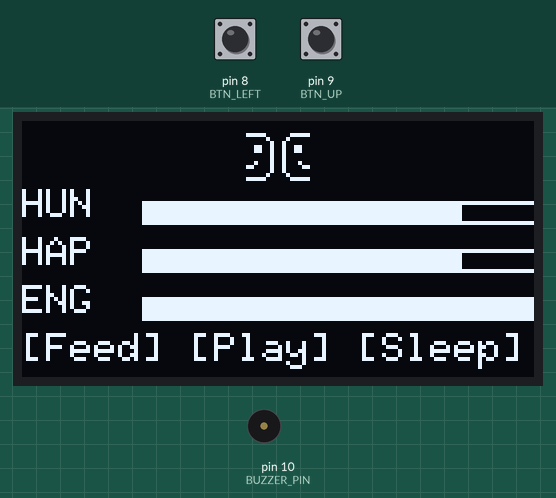
The sketch below on a simulated Arduino Uno, built with avr-gcc and run on an emulated ATmega328P. Shown: 128×64 one-colour display, buzzer (waves = sounding). Inputs (shaded band) come from the test bench; at power-on: pin 9 (BTN_UP) HIGH, pin 8 (BTN_LEFT) HIGH.

Above: at 1.8 s.
1.9 s: pin 9 (BTN_UP) pulled LOW for 3.2 s
At 5.11 s:
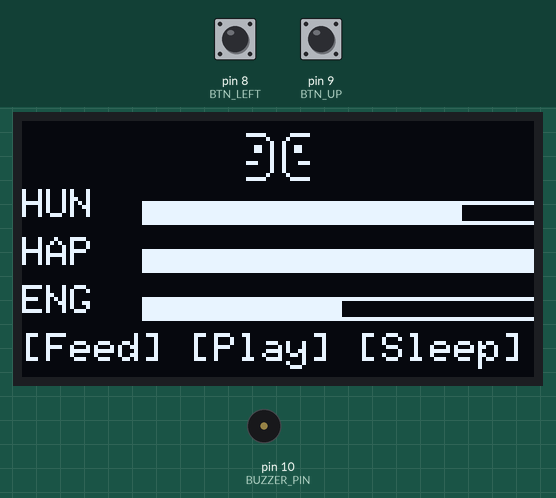
6.6 s: pin 8 (BTN_LEFT) pulled LOW for 0.4 s
At 6.8 s:
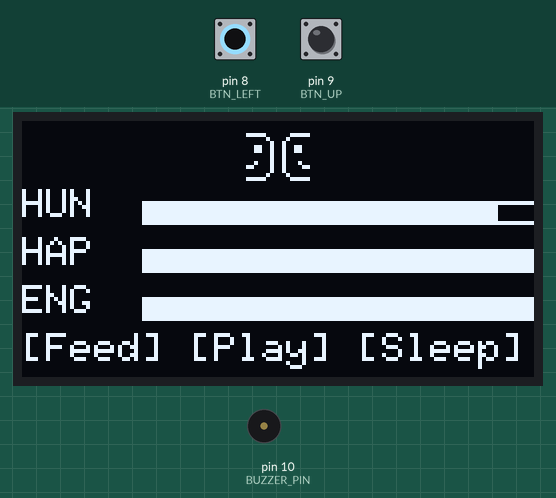
8.5 s: pin 9 (BTN_UP) pulled LOW for 0.4 s
At 8.78 s:
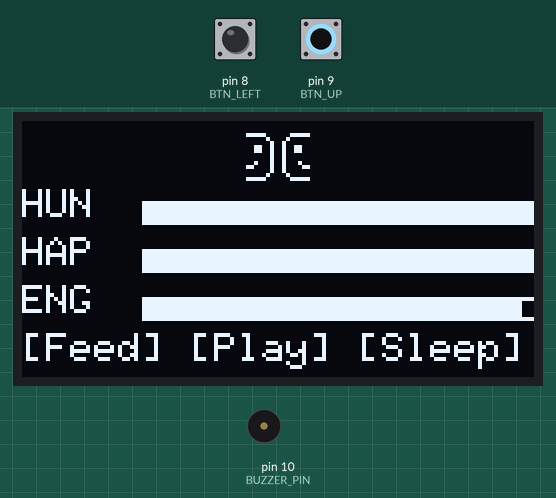
Timing chart, 0 to 16.4 s (numbered marks = the images above; inputs shaded):
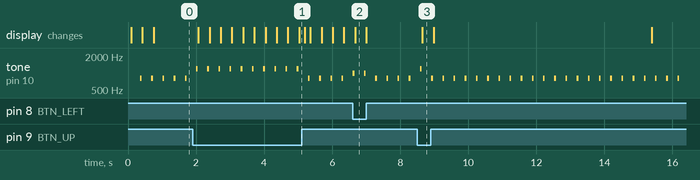

The sketch:

Tamagotchi_Firmware.ino
```cpp
#include <Wire.h>
#include <U8g2lib.h>

// OLED setup (SSD1306, I2C, full buffer)
U8G2_SSD1306_128X64_NONAME_F_HW_I2C u8g2(U8G2_R0, /* reset=*/ U8X8_PIN_NONE, /* clock=*/7, /* data=*/6);

#define BTN1 9
#define BTN2 8
#define BTN3 20
#define BTN4 21
#define BTN5 5
#define BTN6 4

#define SDA_PIN 6
#define SCL_PIN 7
#define BUZZER 10

#define BTN_UP BTN1
#define BTN_LEFT BTN2
#define BTN_DOWN BTN3
#define BTN_RIGHT BTN4
#define BTN_TOP BTN5
#define BTN_BOTTOM BTN6
#define BUZZER_PIN BUZZER

struct Pet {
  int hunger;
  int happiness;
  int energy;
  unsigned long age;
};
Pet pet;

enum Screen {
  SCREEN_MAIN,
  SCREEN_FEED,
  SCREEN_PLAY,
  SCREEN_SLEEP
};
Screen currentScreen = SCREEN_MAIN;

unsigned long lastUpdate = 0;
unsigned long lastButtonPress = 0;

// --- Bitmaps/emojis (16x16) ---
const unsigned char petHappy[] PROGMEM = {
  0x00,0x00,0x1F,0xF8,0x20,0x04,0x40,0x02,
  0x4C,0x32,0x4C,0x32,0x40,0x02,0x40,0x02,
  0x44,0x22,0x43,0xC2,0x40,0x02,0x20,0x04,
  0x1F,0xF8,0x00,0x00,0x00,0x00,0x00,0x00
};
const unsigned char petSad[] PROGMEM = {
  0x00,0x00,0x1F,0xF8,0x20,0x04,0x40,0x02,
  0x4C,0x32,0x4C,0x32,0x40,0x02,0x40,0x02,
  0x40,0x02,0x43,0xC2,0x44,0x22,0x20,0x04,
  0x1F,0xF8,0x00,0x00,0x00,0x00,0x00,0x00
};
const unsigned char petNeutral[] PROGMEM = {
  0x00,0x00,0x1F,0xF8,0x20,0x04,0x40,0x02,
  0x4C,0x32,0x4C,0x32,0x40,0x02,0x40,0x02,
  0x47,0xE2,0x40,0x02,0x40,0x02,0x20,0x04,
  0x1F,0xF8,0x00,0x00,0x00,0x00,0x00,0x00
};
const unsigned char petSleep[] PROGMEM = {
  0x00,0x00,0x1F,0xF8,0x20,0x04,0x40,0x02,
  0x4F,0x72,0x40,0x02,0x40,0x02,0x40,0x02,
  0x43,0xC2,0x40,0x02,0x40,0x02,0x20,0x04,
  0x1F,0xF8,0x00,0x00,0x00,0x00,0x00,0x00
};

void setup() {
  pinMode(BTN_UP, INPUT_PULLUP);
  pinMode(BTN_LEFT, INPUT_PULLUP);
  pinMode(BTN_DOWN, INPUT_PULLUP);
  pinMode(BTN_RIGHT, INPUT_PULLUP);
  pinMode(BTN_TOP, INPUT_PULLUP);
  pinMode(BTN_BOTTOM, INPUT_PULLUP);
  pinMode(BUZZER_PIN, OUTPUT);

  u8g2.begin();

  pet.hunger = 80;
  pet.happiness = 80;
  pet.energy = 80;
  pet.age = 0;
}

void updatePet() {
  if (millis() - lastUpdate > 5000) {
    pet.hunger = max(0, pet.hunger - 1);
    pet.happiness = max(0, pet.happiness - 1);
    pet.energy = max(0, pet.energy - 1);
    pet.age += 5;
    lastUpdate = millis();
  }
}

void checkButtons() {
  if (millis() - lastButtonPress < 200) return;

  if (digitalRead(BTN_LEFT) == LOW) { currentScreen = SCREEN_FEED; tone(BUZZER_PIN, 1000, 50); lastButtonPress = millis(); }
  else if (digitalRead(BTN_UP) == LOW) { currentScreen = SCREEN_PLAY; tone(BUZZER_PIN, 1200, 50); lastButtonPress = millis(); }
  else if (digitalRead(BTN_RIGHT) == LOW) { currentScreen = SCREEN_SLEEP; tone(BUZZER_PIN, 800, 50); lastButtonPress = millis(); }
  else if (digitalRead(BTN_DOWN) == LOW) { currentScreen = SCREEN_FEED; tone(BUZZER_PIN, 1200, 50); lastButtonPress = millis(); }
  else if (digitalRead(BTN_TOP) == LOW) { currentScreen = SCREEN_PLAY; tone(BUZZER_PIN, 1400, 50); lastButtonPress = millis(); }
  else if (digitalRead(BTN_BOTTOM) == LOW) { currentScreen = SCREEN_SLEEP; tone(BUZZER_PIN, 1000, 50); lastButtonPress = millis(); }
}

void handleScreenLogic() {
  switch(currentScreen) {
    case SCREEN_FEED: pet.hunger = min(100, pet.hunger + 10); currentScreen = SCREEN_MAIN; break;
    case SCREEN_PLAY: pet.happiness = min(100, pet.happiness + 10); pet.energy = max(0, pet.energy - 5); currentScreen = SCREEN_MAIN; break;
    case SCREEN_SLEEP: pet.energy = min(100, pet.energy + 15); currentScreen = SCREEN_MAIN; break;
    case SCREEN_MAIN: break;
  }
}

void drawBar(int x, int y, int value) {
  int barWidth = 100;
  int barHeight = 6;
  int fillWidth = map(value, 0, 100, 0, barWidth);
  u8g2.drawFrame(x, y, barWidth, barHeight);
  u8g2.drawBox(x, y, fillWidth, barHeight);
}

void render() {
  u8g2.clearBuffer();
  u8g2.setFont(u8g2_font_6x10_tf);

  const unsigned char* sprite;
  if (pet.energy < 30 || pet.hunger < 30 || pet.happiness < 30) sprite = petSad;
  else if (pet.hunger > 50 && pet.happiness > 50 && pet.energy > 50) sprite = petHappy;
  else sprite = petNeutral;

  u8g2.drawXBMP(56, 2, 16, 16, sprite);

  u8g2.setCursor(0, 24); u8g2.print("HUN "); drawBar(30, 20, pet.hunger);
  u8g2.setCursor(0, 36); u8g2.print("HAP "); drawBar(30, 32, pet.happiness);
  u8g2.setCursor(0, 48); u8g2.print("ENG "); drawBar(30, 44, pet.energy);

  u8g2.setCursor(0, 60); u8g2.print("[Feed] [Play] [Sleep]");

  u8g2.sendBuffer();
}

void loop() {
  checkButtons();
  updatePet();
  handleScreenLogic();
  render();
  delay(100);
}
```

Measured:
- after the input at 1.9 s, the display: first changes after 0.17 s (image 1 shows a later state)
- after the input at 6.6 s, the display: changes after 0.08 s (image 2)
- after the input at 8.5 s, the display: changes after 0.15 s (image 3)
- by itself, tone on pin 10 (BUZZER_PIN): repeats every 0.33 s: silent 0.28 s, 800 Hz 0.05 s
